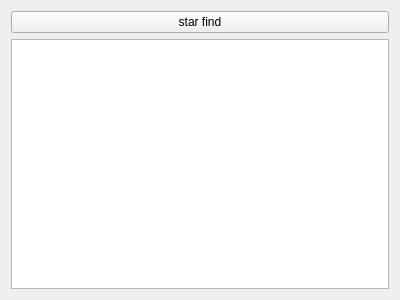
<?xml version="1.0" encoding="UTF-8"?>
<ui version="4.0">
 <class>SearchWindow</class>
 <widget class="QWidget" name="SearchWindow">
  <property name="geometry">
   <rect>
    <x>0</x>
    <y>0</y>
    <width>400</width>
    <height>300</height>
   </rect>
  </property>
  <property name="windowTitle">
   <string>SearchWindow</string>
  </property>
  <layout class="QVBoxLayout" name="verticalLayout">
   <item>
    <widget class="QPushButton" name="pushButton">
     <property name="text">
      <string>star find</string>
     </property>
    </widget>
   </item>
   <item>
    <widget class="QPlainTextEdit" name="plainTextEdit"/>
   </item>
  </layout>
 </widget>
 <layoutdefault spacing="6" margin="11"/>
 <resources/>
 <connections/>
</ui>
